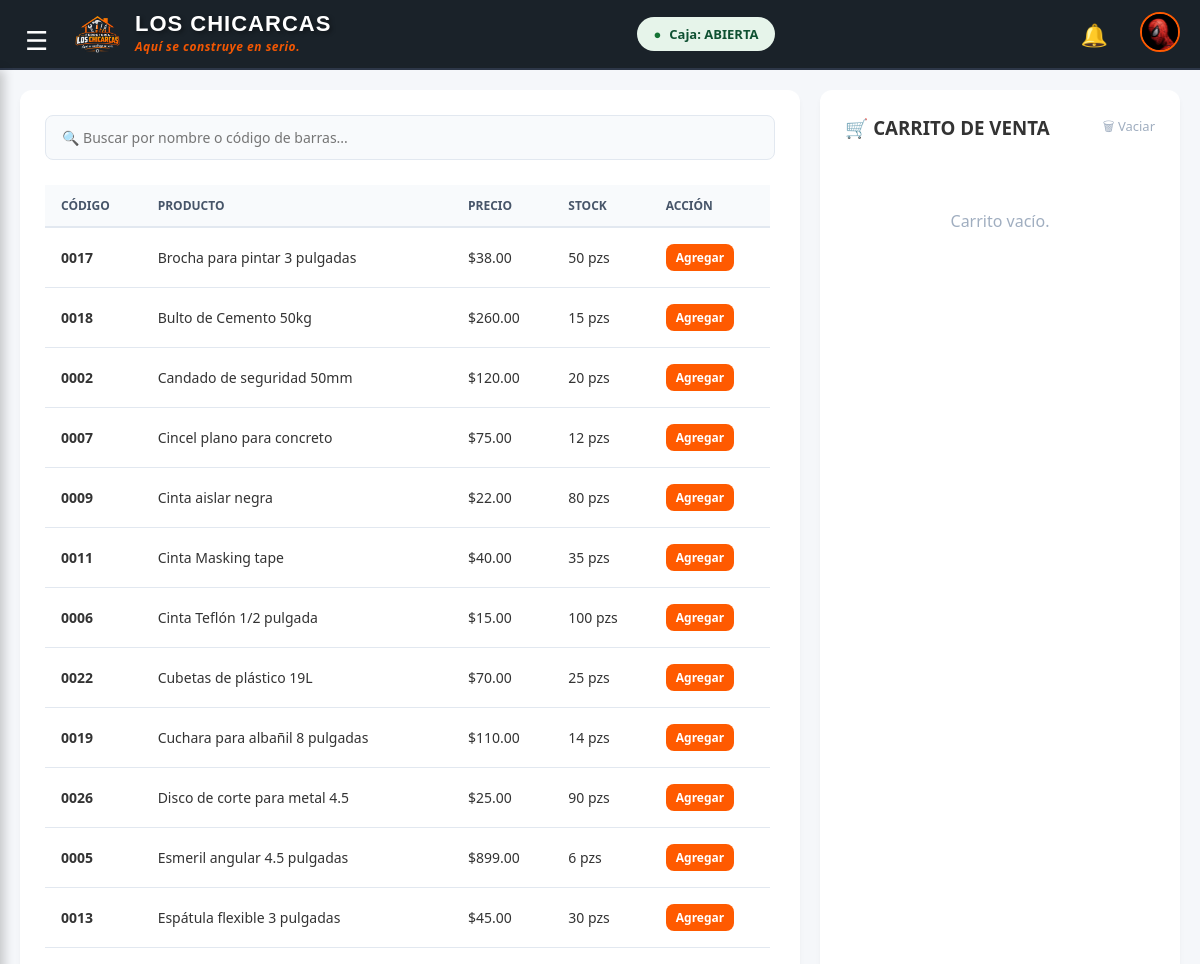
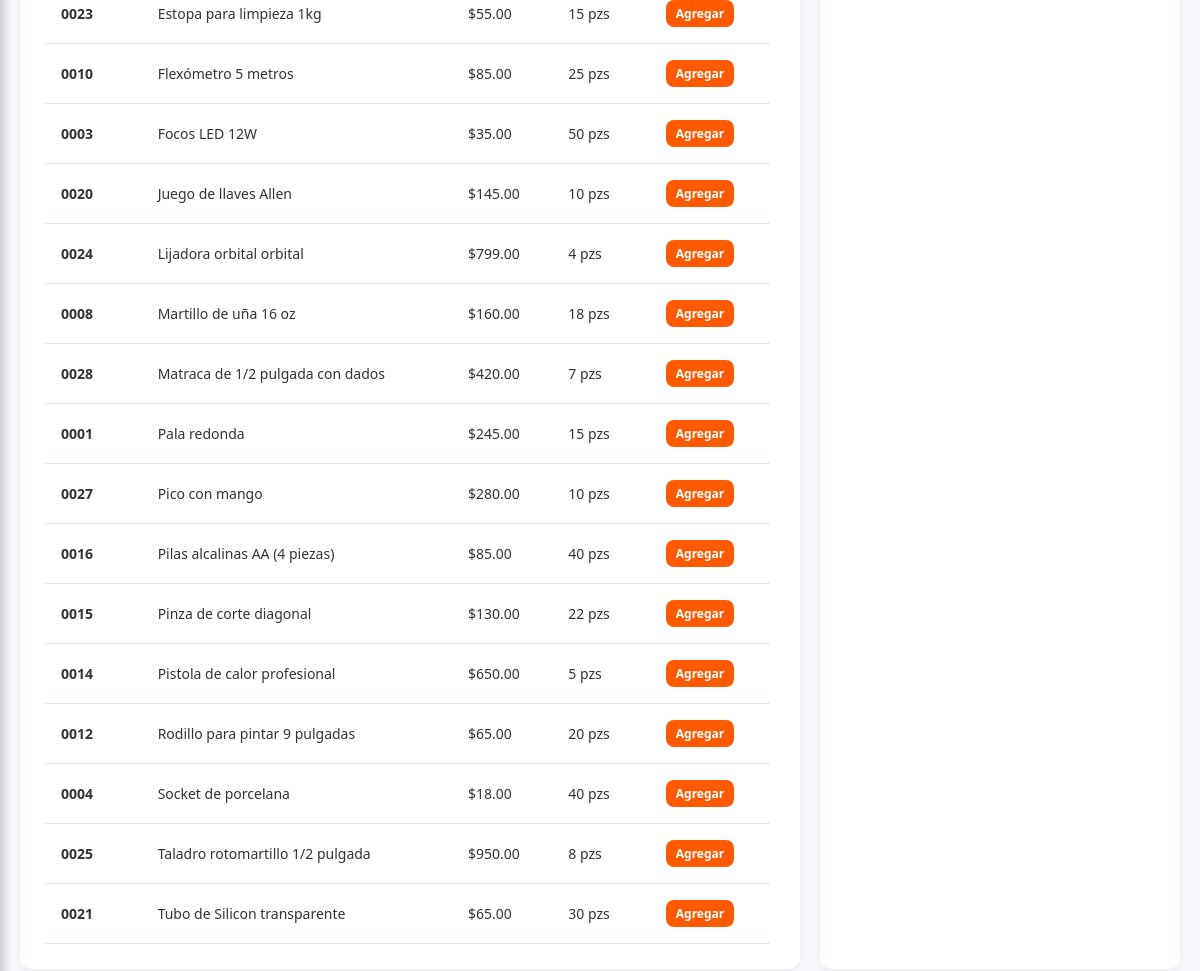
/index.php (signed in), run on the app's committed database (2 pictures, top to bottom).
### tables this page shows
CREATE TABLE IF NOT EXISTS productos (
    id_producto INT NOT NULL AUTO_INCREMENT,
    nombre_producto VARCHAR(100) NOT NULL,
    precio_venta DECIMAL(10,2) NOT NULL,
    stock INT NOT NULL DEFAULT 0,
    PRIMARY KEY (id_producto)
);

### index.php (the view, shortened to what this page needs)
<?php
    require_once "config/conexion.php";
    $busqueda = isset($_GET['buscar']) ? trim($_GET['buscar']) : "";
    if (!empty($busqueda)) {
        $sql_cat = "SELECT id_producto, nombre_producto, precio_venta, stock FROM productos WHERE nombre_producto LIKE '%$busqueda%' OR
    id_producto = '$busqueda' ORDER BY nombre_producto ASC";
    } else {
        $sql_cat = "SELECT id_producto, nombre_producto, precio_venta, stock FROM productos ORDER BY nombre_producto ASC";
    }
    $resultado_productos = $conexion->query($sql_cat);
?>
<!DOCTYPE html>
<html lang="es">
    <head>
        <link rel="stylesheet" href="css/estilos.css">
    </head>
    <body>
        <label for="toggle-sidebar-check" class="btn-hamburguesa-toggle" style="position: fixed; top: 22px; left: 25px; z-index: 2000; font-size: 26px; color: #FFFFFF !important; cursor: pointer; user-select: none;">☰</label>
        <?php include "componentes/header.php"; ?>
        <div class="contenedor-principal">
            <main class="contenido-pagina">
                <div class="col-izquierda">
                    <form action="index.php" method="GET" style="display: flex; gap: 10px; margin-bottom: 25px">
                        <input type="text" name="buscar" class="buscador-caja" style="margin-bottom: 0; flex: 1;" placeholder="🔍 Buscar por nombre o código de barras..." value="<?php echo htmlspecialchars($busqueda); ?>">
                    </form>
                    <div class="tabla-responsiva">
                            <table>
                            <thead>
                                <tr>
                                    <th>Código</th>
                                    <th>Producto</th>
                                    <th>Precio</th>
                                    <th>Stock</th>
                                    <th>Acción</th>
                                </tr>
                            </thead>
                            <tbody>
                                <?php while($prod = $resultado_productos->fetch_assoc()): ?>
                                    <tr>
                                        <td><strong><?php echo str_pad($prod['id_producto'], 4, '0', STR_PAD_LEFT); ?></strong></td>
                                        <td><?php echo $prod['nombre_producto']; ?></td>
                                        <td>$<?php echo number_format($prod['precio_venta'], 2); ?></td>
                                        <td><?php echo $prod['stock']; ?> pzs</td>
                                        <td>
                                            <a class="btn-chicarca" style="padding: 5px 10px; font-size: 12px;" href="index.php?accion=agregar&id=<?php echo $prod['id_producto']; ?>">Agregar</a>
                                        </td>
                                    </tr>
                                <?php endwhile; ?>
                            </tbody>
                        </table>
                    </div>
                </div>
                <div class="col-derecha">
                    <div style="display:flex; justify-content:space-between; align-items:center; margin-bottom:20px;">
                        <h3>🛒 CARRITO DE VENTA</h3>
                        <a href="index.php?accion=vaciar" class="btn-vaciar">🗑 Vaciar</a>
                    </div>
                    <div class="carrito-cuerpo-scroll">
                        <?php if (empty($_SESSION['carrito'])): ?>
                            <p style="color:var(--color-texto-gris); text-align:center; margin-top:50px;">Carrito vacío.</p>
                        <?php endif; ?>
                    </div>
                </div>
            </main>
        </div>
    </body>
</html>

### componentes/header.php (shortened to what this page needs)
<?php
    $pagina_actual = basename($_SERVER['SCRIPT_NAME']);
?>
<header class="navbar-top">
    <div class="logo-area" style="margin-left: 55px; display: flex; align-items: center; gap:15px;">
        <img src="img/logoMain.png" alt="Los Chicarcas">
        <div class="logo-texto">
            <h2>LOS CHICARCAS</h2>
            <p>Aquí se construye en serio.</p>
        </div>
    </div>
    <?php if ($pagina_actual == 'procesar_reportes.php'): ?>
        <div class="caja-status-cerrada">
            <span style="color: #950606;">●</span> Caja: CERRADA
        </div>
    <?php else: ?>
        <div class="caja-status-abierta">
            <span style="color: #137333;">●</span> Caja: ABIERTA
        </div>
    <?php endif; ?>
    <div class="user-badge"  style="display: flex; align-items: center;">
        <div class="dropdown-chicarca" tabindex="0" style="margin-right: 20px;">
            <div class="notificacion-contenedor" style="position: relative; cursor: pointer;">
                <span class="icono-campana" style="font-size: 22px;">🔔</span>
            </div>
        </div>
        <div class="dropdown-chicarca" tabindex="0">
            <img src="img\fotoPerfil.jpg" alt="Perfil" class="perfil">
        </div>
    </div>
</header>

### css/estilos.css (style rules this page uses)
:root { --color-fondo-oscuro: #1A2229; --color-principal-naranja: #FF5A00; --color-fondo-gris-claro: #F5F7FA; --color-texto-blanco: #FFFFFF; --color-texto-gris: #A0AEC0; --color-tarjetas: #FFFFFF; --color-bordes: #E2E8F0; --color-exito-verde: #0F5132; --color-caja-verde: #1E3A2F; }
* { margin: 0; padding: 0; box-sizing: border-box; font-family: 'Segoe UI', Tahoma, Geneva, Verdana, sans-serif; }
body { background-color: var(--color-fondo-gris-claro); color: #333; overflow-x: hidden; }
.navbar-top { height: 70px; position: fixed; top: 0; left: 0; right: 0; z-index: 1000; display: flex; justify-content: space-between; align-items: center; padding: 0 20px; background-color: var(--color-fondo-oscuro); border-bottom: 2px solid #2D3748; color: var(--color-texto-blanco); }
.btn-hamburguesa-toggle { font-size: 24px; color: var(--color-texto-blanco); cursor: pointer; margin-right: 15px; user-select: none; }
.logo-area { display: flex; align-items: center; gap: 15px; cursor: pointer; }
.logo-area img { height: 45px; }
.user-badge { display: flex; align-items: center; gap: 12px; }
img.perfil { width: 40px; height: 40px; border-radius: 50%; object-fit: cover; border: 2px solid var(--color-principal-naranja); cursor: pointer; }
.contenedor-principal { display: flex; margin-top: 70px; height: calc(100vh - 70px); width: 100%; overflow: hidden; }
.contenido-pagina { margin-left: 0; transition: all 0.3s ease-in-out; width: 100%; padding: 20px; display: flex; flex-direction: row !important; gap: 20px; height: 100%; }
.col-izquierda { flex: 2; background: var(--color-tarjetas); border-radius: 12px; padding: 25px; box-shadow: 0 4px 6px -1px rgba(0,0,0,0.05); display: flex; flex-direction: column; height: 100%; }
.col-derecha { width: 360px; background: var(--color-tarjetas); border-radius: 12px; padding: 25px; box-shadow: 0 4px 6px -1px rgba(0,0,0,0.05); display: flex; flex-direction: column; height: 100%; }
.buscador-caja { width: 100%; padding: 12px 16px; border: 1px solid var(--color-bordes); border-radius: 8px; background-color: #F8FAFC; margin-bottom: 25px; font-size: 14px; }
.tabla-responsiva { width: 100%; flex: 1; overflow-y: auto !important; padding-right: 5px; }
table { width: 100%; border-collapse: collapse; }
th { background-color: #F8FAFC; color: #475569; font-weight: 600; text-transform: uppercase; font-size: 12px; padding: 12px 16px; border-bottom: 2px solid var(--color-bordes); text-align: left; }
td { padding: 16px; border-bottom: 1px solid var(--color-bordes); font-size: 14px; }
.btn-chicarca { background-color: var(--color-principal-naranja); color: white; border: none; padding: 10px 20px; border-radius: 8px; font-weight: 600; cursor: pointer; text-decoration: none; text-align: center; transition: background 0.2s; display: inline-block; }
.btn-vaciar { color: var(--color-texto-gris); text-decoration: none; font-size: 13px; }
.caja-status-abierta { background-color: #E6F4EA; color: var(--color-exito-verde); padding: 8px 16px; border-radius: 20px; font-weight: bold; font-size: 13px; display: flex; align-items: center; gap: 8px; }
.notificacion-contenedor { display: inline-block; position: relative; }
.dropdown-chicarca { position: relative; display: inline-block; }
.logo-texto { display: flex; flex-direction: column; justify-content: center; }
.logo-texto h2 { font-family: 'Arial Black', 'Impact', 'Trebuchet MS', sans-serif; text-transform: uppercase; font-size: clamp(14px, 2vw + 10px, 22px); font-weight: 900; color: var(--color-texto-blanco); line-height: 1; letter-spacing: 1px; text-shadow: 2px 2px 4px rgba(0,0,0,0.4); }
.logo-texto p { font-family: 'Segoe UI', Arial, sans-serif; text-transform: lowercase; font-style: italic; font-size: clamp(9px, 1vw + 7px, 12px); color: var(--color-principal-naranja); font-weight: 700; letter-spacing: 0.5px; margin-top: 3px; opacity: 0.95; display: block; }
.logo-texto p::first-letter { text-transform: uppercase; }
.carrito-cuerpo-scroll { flex: 1; overflow-y: auto !important; margin-bottom: 15px; }

### data on the page
productos: id_producto "0017", nombre_producto "Brocha para pintar 3 pulgadas", precio_venta "38.00", stock "50"
productos: id_producto "0018", nombre_producto "Bulto de Cemento 50kg", precio_venta "260.00", stock "15"
productos: id_producto "0002", nombre_producto "Candado de seguridad 50mm", precio_venta "120.00", stock "20"
productos: id_producto "0007", nombre_producto "Cincel plano para concreto", precio_venta "75.00", stock "12"
productos: id_producto "0009", nombre_producto "Cinta aislar negra", precio_venta "22.00", stock "80"
productos: id_producto "0011", nombre_producto "Cinta Masking tape", precio_venta "40.00", stock "35"
productos: id_producto "0006", nombre_producto "Cinta Teflón 1/2 pulgada", precio_venta "15.00", stock "100"
productos: id_producto "0022", nombre_producto "Cubetas de plástico 19L", precio_venta "70.00", stock "25"
productos: id_producto "0019", nombre_producto "Cuchara para albañil 8 pulgadas", precio_venta "110.00", stock "14"
productos: id_producto "0026", nombre_producto "Disco de corte para metal 4.5", precio_venta "25.00", stock "90"
productos: id_producto "0005", nombre_producto "Esmeril angular 4.5 pulgadas", precio_venta "899.00", stock "6"
productos: id_producto "0013", nombre_producto "Espátula flexible 3 pulgadas", precio_venta "45.00", stock "30"
productos: id_producto "0023", nombre_producto "Estopa para limpieza 1kg", precio_venta "55.00", stock "15"
productos: id_producto "0010", nombre_producto "Flexómetro 5 metros", precio_venta "85.00", stock "25"
productos: id_producto "0003", nombre_producto "Focos LED 12W", precio_venta "35.00", stock "50"
productos: id_producto "0020", nombre_producto "Juego de llaves Allen", precio_venta "145.00", stock "10"
productos: id_producto "0024", nombre_producto "Lijadora orbital orbital", precio_venta "799.00", stock "4"
productos: id_producto "0008", nombre_producto "Martillo de uña 16 oz", precio_venta "160.00", stock "18"
productos: id_producto "0028", nombre_producto "Matraca de 1/2 pulgada con dados", precio_venta "420.00", stock "7"
productos: id_producto "0001", nombre_producto "Pala redonda", precio_venta "245.00", stock "15"
productos: id_producto "0027", nombre_producto "Pico con mango", precio_venta "280.00", stock "10"
productos: id_producto "0016", nombre_producto "Pilas alcalinas AA (4 piezas)", precio_venta "85.00", stock "40"
productos: id_producto "0015", nombre_producto "Pinza de corte diagonal", precio_venta "130.00", stock "22"
productos: id_producto "0014", nombre_producto "Pistola de calor profesional", precio_venta "650.00", stock "5"
productos: id_producto "0012", nombre_producto "Rodillo para pintar 9 pulgadas", precio_venta "65.00", stock "20"
productos: id_producto "0004", nombre_producto "Socket de porcelana", precio_venta "18.00", stock "40"
productos: id_producto "0025", nombre_producto "Taladro rotomartillo 1/2 pulgada", precio_venta "950.00", stock "8"
productos: id_producto "0021", nombre_producto "Tubo de Silicon transparente", precio_venta "65.00", stock "30"
